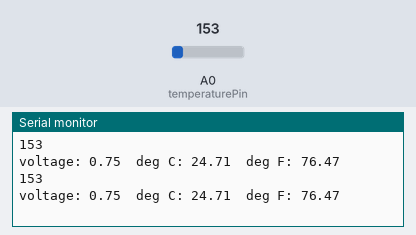
Bench run of a sketch on a simulated Arduino Uno, built with avr-gcc and run on an emulated ATmega328P. On the bench: the last lines printed to the serial monitor. Inputs (shaded band) come from the test bench; at power-on: A0 (temperaturePin) = 153.

Above: at 1.2 s.
1.3 s: A0 (temperaturePin) set to 165
At 2.6 s:
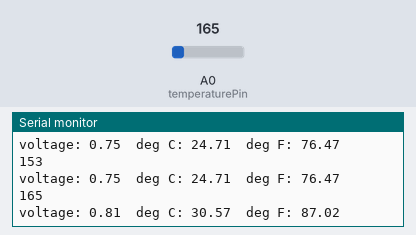
2.8 s: A0 (temperaturePin) set to 175
At 3.8 s:
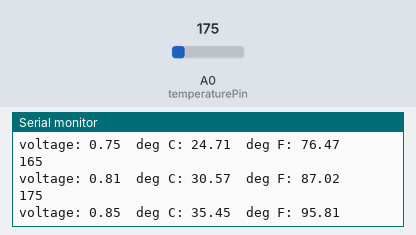
Timing chart, 0 to 5.8 s (numbered marks = the images above; inputs shaded):
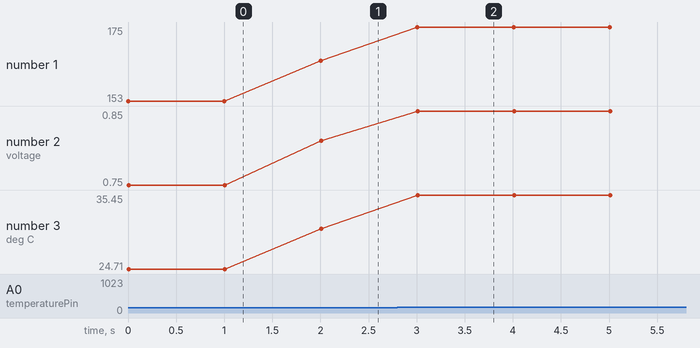

Measured:
- after the input at 1.3 s, the serial monitor: prints a new line after 0.70 s (image 1)
- after the input at 2.8 s, the serial monitor: prints a new line after 0.21 s (image 2)
- plotted number 1: 153 → 165 after the input at 1.3 s, 165 → 175 after the input at 2.8 s
- plotted number 2: 0.75 → 0.81 after the input at 1.3 s, 0.81 → 0.85 after the input at 2.8 s
- plotted number 3: 24.71 → 30.57 after the input at 1.3 s, 30.57 → 35.45 after the input at 2.8 s

The sketch:

Temperature_Sensor.ino
```cpp
//Yellow Wire - A0
//Black Wire - GND
//Red Wire - 3.3V

const int temperaturePin = A0;

void setup()
{
  Serial.begin(9600);
}


void loop()
{
  float voltage, degreesC, degreesF;
  Serial.println(analogRead(temperaturePin));
  voltage = analogRead(temperaturePin) * 0.004882814;

  degreesC = (voltage - 0.5) * 100.0;

  degreesF = degreesC * (9.0/5.0) + 32.0;

  // Now we'll use the serial port to print these values

  Serial.print("voltage: ");
  Serial.print(voltage);
  Serial.print("  deg C: ");
  Serial.print(degreesC);
  Serial.print("  deg F: ");
  Serial.println(degreesF);

  delay(1000); // repeat once per second (change as you wish!)
}
```
